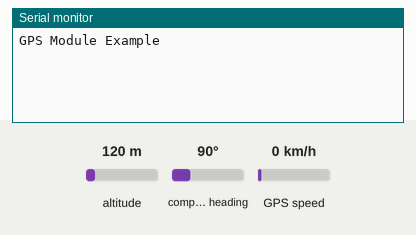
The sketch below on a simulated Arduino Uno, built with avr-gcc and run on an emulated ATmega328P. Shown: the last lines printed to the serial monitor. Inputs (shaded band) come from the test bench; at power-on: altitude 120 m, compass heading 90°, GPS speed 0 km/h. The GPS gets a fix after 3 s at 37.7749, -122.4194 with 8 satellites.

Above: at 1.2 s.
1.3 s: altitude set to 20 m
At 3.9 s:
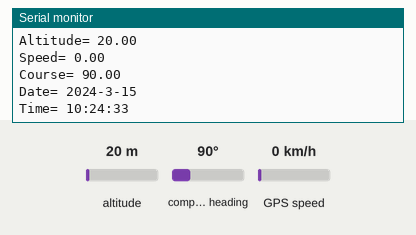
4.5 s: compass heading set to 7°
At 5.8 s:
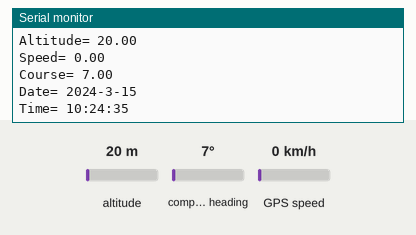
6.0 s: GPS speed set to 2 km/h
At 6.9 s:
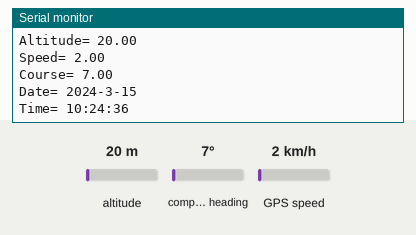
Timing chart, 0 to 9.0 s (numbered marks = the images above; inputs shaded):
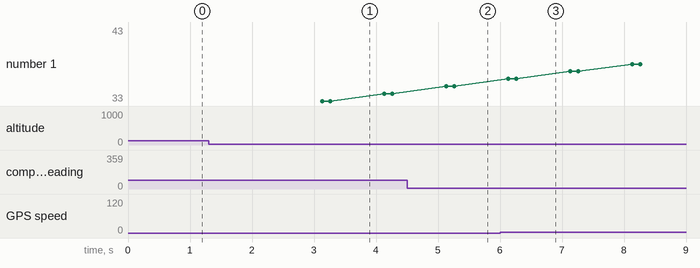

The sketch:

gps.ino
```cpp
#include <TinyGPS++.h>
#include <SoftwareSerial.h>

// Create a software serial object for communication with GPS (using pins 4 and 3)
SoftwareSerial gpsSerial(4, 3);  // RX, TX

// Create a TinyGPS++ object to parse GPS data
TinyGPSPlus gps;

void setup() {
  // Start serial communication for output
  Serial.begin(9600);
  // Start software serial communication for GPS
  gpsSerial.begin(9600);

  Serial.println("GPS Module Example");
}

void loop() {
  // This sketch displays information every time a new sentence is correctly encoded.
  while (gpsSerial.available() > 0) {
    gps.encode(gpsSerial.read());

    // If we have a new fix (position data available)
    if (gps.location.isUpdated()) {
      Serial.print("Latitude= ");
      Serial.print(gps.location.lat(), 6);
      Serial.print(" Longitude= ");
      Serial.println(gps.location.lng(), 6);

      Serial.print("Altitude= ");
      Serial.println(gps.altitude.meters());

      Serial.print("Speed= ");
      Serial.println(gps.speed.kmph());

      Serial.print("Course= ");
      Serial.println(gps.course.deg());

      Serial.print("Date= ");
      Serial.print(gps.date.year());
      Serial.print("-");
      Serial.print(gps.date.month());
      Serial.print("-");
      Serial.println(gps.date.day());

      Serial.print("Time= ");
      Serial.print(gps.time.hour());
      Serial.print(":");
      Serial.print(gps.time.minute());
      Serial.print(":");
      Serial.println(gps.time.second());
    }
  }
}
```

Measured:
- after the input at 1.3 s, the serial monitor: prints a new line after 1.8 s (image 1)
- after the input at 4.5 s, the serial monitor: prints a new line after 0.60 s (image 2)
- after the input at 6.0 s, the serial monitor: prints a new line after 0.09 s (image 3)
